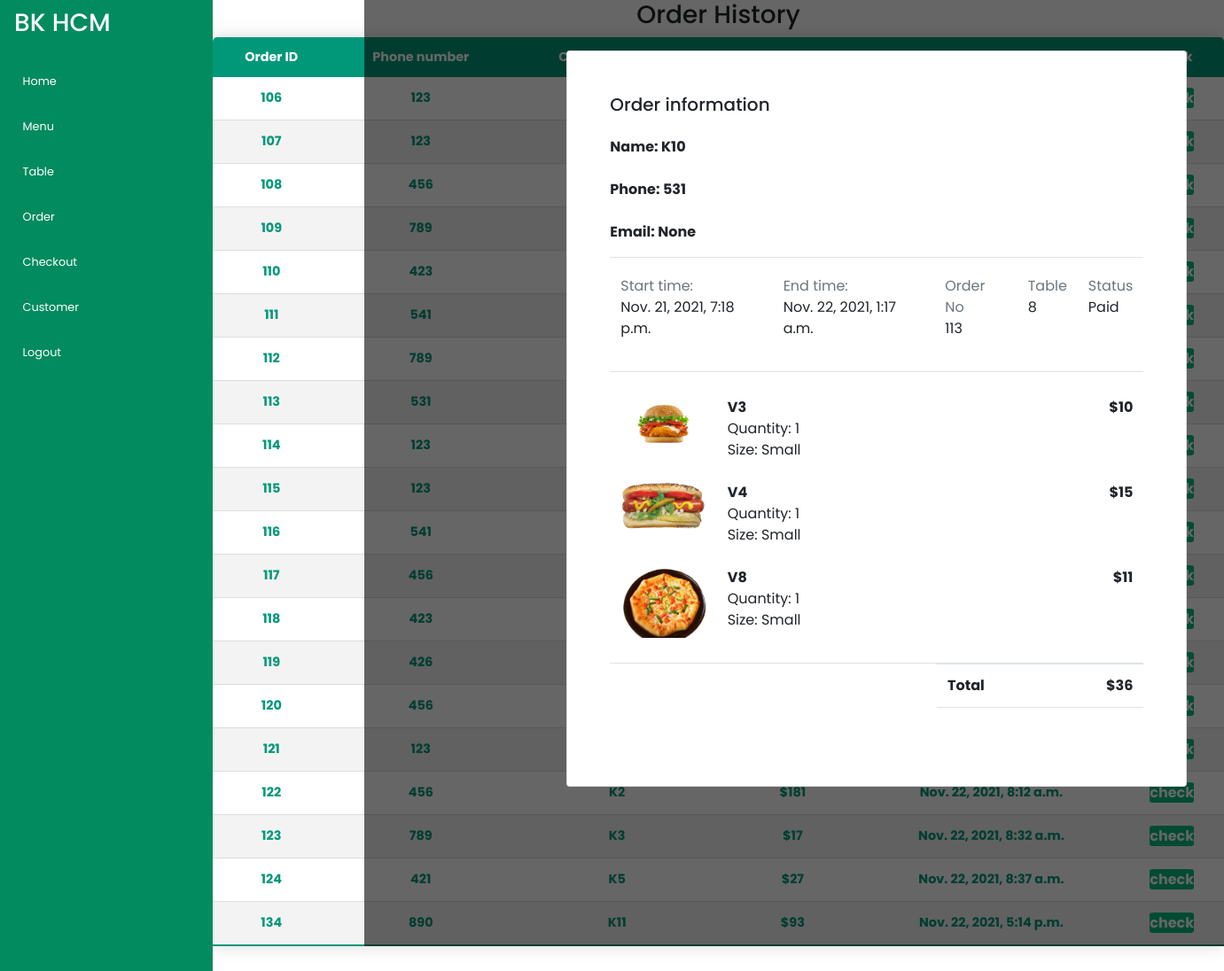
The app's page /product/history/113 (signed in) with its own data.
### products/models.py (models this page shows, shortened)
class Order(models.Model):
    id_cus = models.ForeignKey(Customer, on_delete=models.CASCADE)
    id_place = models.ForeignKey(
        'Place', on_delete=models.CASCADE, related_name='order')
    starttime = models.DateTimeField(blank=True, auto_now_add=True)
    endtime = models.DateTimeField(blank=True, null=True)
    note = models.CharField(max_length=20, blank=True, null=True)
    status = models.IntegerField(blank=True, default=0)
    totalprice = models.IntegerField(blank=True, default=0)
    def get_order_item(self):
        return Food_Order.objects.filter(id_order=self)

class Customer(models.Model):
    name = models.CharField(max_length=10)
    phone = models.IntegerField(unique=True, blank=False, null=False)
    email = models.CharField(
        db_column='Email', max_length=20, blank=True, null=True)
    level = models.CharField(
        db_column='Level', max_length=8, blank=True, default='Đồng')
    totalorder = models.IntegerField(
        db_column='TotalOrder', blank=True, default=0)
    totalpay = models.IntegerField(db_column='TotalPay', blank=True, default=0)

class Place(models.Model):
    status = models.IntegerField(blank=True, default=0)
    reserve = models.OneToOneField(
        Customer, blank=True, null=True, on_delete=models.CASCADE)

class Food_Order(models.Model):
    id_food = models.ForeignKey(Food, on_delete=models.CASCADE)
    id_order = models.ForeignKey('Order', on_delete=models.CASCADE)
    size = models.IntegerField(blank=True, default=1)
    quantity = models.IntegerField(blank=True, default=1)
    class Meta:
        unique_together = (('id_food', 'id_order'),)
    @property
    def get_price(self):
        return Food.objects.get(id=self.id_food.id).price*self.size*self.quantity

class Food(models.Model):
    name = models.CharField(db_column='Name', unique=True,
                            max_length=10, blank=False, null=False)
    num_size = models.IntegerField(db_column='Num_Size', blank=True, default=1)
    remain = models.FloatField(default=100)
    price = models.IntegerField(db_column='Price', blank=False, null=False)
    image = models.ImageField(null=True, blank=True)

### products/views.py (the view)
# urls.py: path('history/<int:id>', print_order),
def print_order(request, id):
    if not request.user.is_authenticated:
        return render(request, "t/Login.html", {})
    a = Pos.print_order(id)
    context = {"type": 301, "order": a,
               "items": a.get_order_item(), "order_history": Pos.order_history()}
    return render(request, "t/Order.html", context)

### products/models.py (called while the page is built)
    @staticmethod
    def order_history():
        return OrderDB.get_order_history()

    @staticmethod
    def print_order(id_order):
        return OrderDB.get_order_info(id_order, True)

    @staticmethod
    def get_order_history():
        return Order.objects.all()

    @staticmethod
    def get_order_info(id_order, a: bool):
        return Order.objects.get(id=id_order)

### products/templates/t/Order.html (shortened to what this page needs)
{% extends 't/main.html' %}
{% load static %}
{% block content %}
<div class="main-content" style="display: block" id="103">
  <div class="ngang">
    <table class="content-table">
      <h3>
        <center>Order History</center>
      </h3>
      <thead>
        <tr>
          <th>
            <center>Order ID</center>
          </th>
          <th>
            <center>Phone number</center>
          </th>
          <th>
            <center>Customer's name</center>
          </th>
          <th>
            <center>Total Price</center>
          </th>
          <th>
            <center>Datetime</center>
          </th>
          <th>
            <center>Check</center>
          </th>
        </tr>
      </thead>
      <tbody>
        {% for item in order_history %}
        <tr id="3001" class="active-row">
          <td>
            <center>{{ item.id }}</center>
          </td>
          <td>
            <center>{{ item.id_cus.phone }}</center>
          </td>
          <td>
            <center>{{ item.id_cus.name }}</center>
          </td>
          <td>
            <center>${{ item.totalprice }}</center>
          </td>
          <td>
            <center>{{ item.starttime }}</center>
          </td>
          <td>
            <center><a style="text-decoration: none" class="check" href="./{{ item.id }}">check
            </center>
          </td>
        </tr>
        {% endfor %}
      </tbody>
    </table>
    <div id="301" class="del" style="position: absolute; display: none; top: 0%; left: 15%; z-index: 9998;">
      <div class="card">
        <div class="invoice p-5">
          <h5>Order information</h5>
          <span class="font-weight-bold d-block mt-4">Name: {{ order.id_cus.name }}</span>
          <span class="font-weight-bold d-block mt-4">Phone: {{ order.id_cus.phone }}</span>
          <span class="font-weight-bold d-block mt-4">Email: {{ order.id_cus.email }}</span>
          <div class="payment border-top mt-3 mb-3 border-bottom table-responsive">
            <table class="table table-borderless">
              <tbody>
                <tr>
                  <td>
                    <div class="py-2"> <span class="d-block text-muted">Start time:</span>
                      <span>{{ order.starttime}}</span>
                    </div>
                  </td>
                  <td>
                    <div class="py-2"> <span class="d-block text-muted">End time:</span>
                      <span>{{ order.endtime}}</span>
                    </div>
                  </td>
                  <td>
                    <div class="py-2"> <span class="d-block text-muted">Order No</span> <span>{{ order.id }}</span>
                    </div>
                  </td>
                  <td>
                    <div class="py-2"> <span class="d-block text-muted">Table</span>
                      <span>{{ order.id_place.id}}</span>
                    </div>
                  </td>
                  <td>
                    <div class="py-2"> <span class="d-block text-muted">Status</span>
                      <span>{% if order.status == 1 %}Paid
                        {% else %}Unpaid
                        {% endif %}
                      </span>
                    </div>
                  </td>
                </tr>
              </tbody>
            </table>
          </div>
          <div class="product border-bottom table-responsive">
            <table class="table table-borderless">
              <tbody>
                {% for item in items %}
                <tr>
                  <td width="20%"> <img src="{{item.id_food.image.url}}" width="90"> </td>
                  <td width="60%"> <span class="font-weight-bold">{{item.id_food.name}}</span>
                    <div class="product-qty"> <span class="d-block">Quantity: {{item.quantity}}</span>
                      <span>Size: {% if item.size == 1 %}Small
                        {% elif item.size == 2 %}Normal
                        {% else %}Big
                        {% endif %}
                      </span>
                    </div>
                  </td>
                  <td width="20%">
                    <div class="text-right"> <span class="font-weight-bold">${{ item.get_price }}</span> </div>
                  </td>
                </tr>
                {% endfor %}
              </tbody>
            </table>
          </div>
          <div class="row d-flex justify-content-end">
            <div class="col-md-5">
              <table class="table table-borderless">
                <tbody class="totals">
                  <tr class="border-top border-bottom">
                    <td>
                      <div class="text-left"> <span class="font-weight-bold">Total</span> </div>
                    </td>
                    <td>
                      <div class="text-right"> <span class="font-weight-bold">${{ order.totalprice }}</span> </div>
                    </td>
                  </tr>
                </tbody>
              </table>
            </div>
          </div>
          <div class="paynow" onclick="print()">
            <a style="text-decoration: none;color: #fff">Print</a>
          </div>
        </div>
      </div>
    </div>
  </div>
</div>
{% endblock content %}

### static/css/main.css (style rules this page uses)
:root { --primaryColor: rgb(0, 188, 126); --primaryHover: rgb(5, 151, 103); --secondaryColor: rgb(0, 26, 80); --secondaryHover: rgb(2, 36, 107); --textColor: rgb(255, 255, 255); --footerBgColor: rgb(29, 29, 29); --paragraphColor: rgb(175, 175, 175); --greyBG: rgb(246, 246, 246); --main-color: #027581; --color-dark: #1D2231; --text-grey: #8390A2; }
* { padding: 0; margin: 0; -webkit-box-sizing: border-box; box-sizing: border-box; font-family: "Poppins", sans-serif; }
html { scroll-behavior: smooth; }
img { width: 100%; }
a { text-decoration: none; }
.main-content { position: relative; margin-left: 240px; transition: margin-left 500ms; display: none; }
.check { background: var(--primaryColor); color: var(--textColor); border: none; outline: none; border-radius: 10%; padding: auto; font-size: 16px; }
.content-table { border-collapse: collapse; margin: 0px; font-size: 0.9em; min-width: 100%; border-radius: 5px 5px 0 0; overflow: hidden; box-shadow: 0 0 20px rgba(0, 0, 0, 0.15); }
.content-table thead tr { background-color: #009879; color: #ffffff; text-align: left; font-weight: bold; }
.content-table th, .content-table td { padding: 12px 15px; }
.content-table tbody tr { border-bottom: 1px solid #dddddd; }
.content-table tbody tr:nth-of-type(even) { background-color: #f3f3f3; }
.content-table tbody tr:last-of-type { border-bottom: 2px solid #009879; }
.content-table tbody tr.active-row { font-weight: bold; color: #009879; }
.del { position: absolute; display: none; top: -5.4%; width: 100%; height: 100%; padding: 5% 20% 20% 20%; overflow: overlay; background: rgba(0, 0, 0, 0.6); }
.row { display: -ms-flexbox; display: flex; -ms-flex-wrap: wrap; margin-right: -15px; margin-left: -15px; flex-direction: row; }
.col-md-5 { flex: 0 0 41.666667%; max-width: 41.666667%; }

### products/templates/t/main.html (style rules this page uses)
.card { width: 700px; height: auto; }

### records on screen
Order: id "106", id_cus.phone "123"
Order: id "107", id_cus.phone "123"
Order: id "108", id_cus.phone "456"
Order: id "109", id_cus.phone "789"
Order: id "110", id_cus.phone "423"
Order: id "111", id_cus.phone "541"
Order: id "112", id_cus.phone "789"
Order: id "113", id_cus.phone "531", id_cus.name "K10", id_cus.email "None", starttime "Nov. 21, 2021, 7:18 p.m.", endtime "Nov. 22, 2021, 1:17 a.m.", id_place.id "8", totalprice "36"
Order: id "114", id_cus.phone "123"
Order: id "115", id_cus.phone "123"
Order: id "116", id_cus.phone "541"
Order: id "117", id_cus.phone "456"
Order: id "118", id_cus.phone "423"
Order: id "119", id_cus.phone "426"
Order: id "120", id_cus.phone "456"
Order: id "121", id_cus.phone "123"
Order: id "122", id_cus.phone "456", id_cus.name "K2", totalprice "181", starttime "Nov. 22, 2021, 8:12 a.m."
Order: id "123", id_cus.phone "789", id_cus.name "K3", totalprice "17", starttime "Nov. 22, 2021, 8:32 a.m."
Order: id "124", id_cus.phone "421", id_cus.name "K5", totalprice "27", starttime "Nov. 22, 2021, 8:37 a.m."
Order: id "134", id_cus.phone "890", id_cus.name "K11", totalprice "93", starttime "Nov. 22, 2021, 5:14 p.m."
Food_Order: id_food.image (picture), id_food.name "V3", quantity "1", shows "Small", get_price "10"
Food_Order: id_food.image (picture), id_food.name "V4", quantity "1", shows "Small", get_price "15"
Food_Order: id_food.image (picture), id_food.name "V8", quantity "1", shows "Small", get_price "11"
